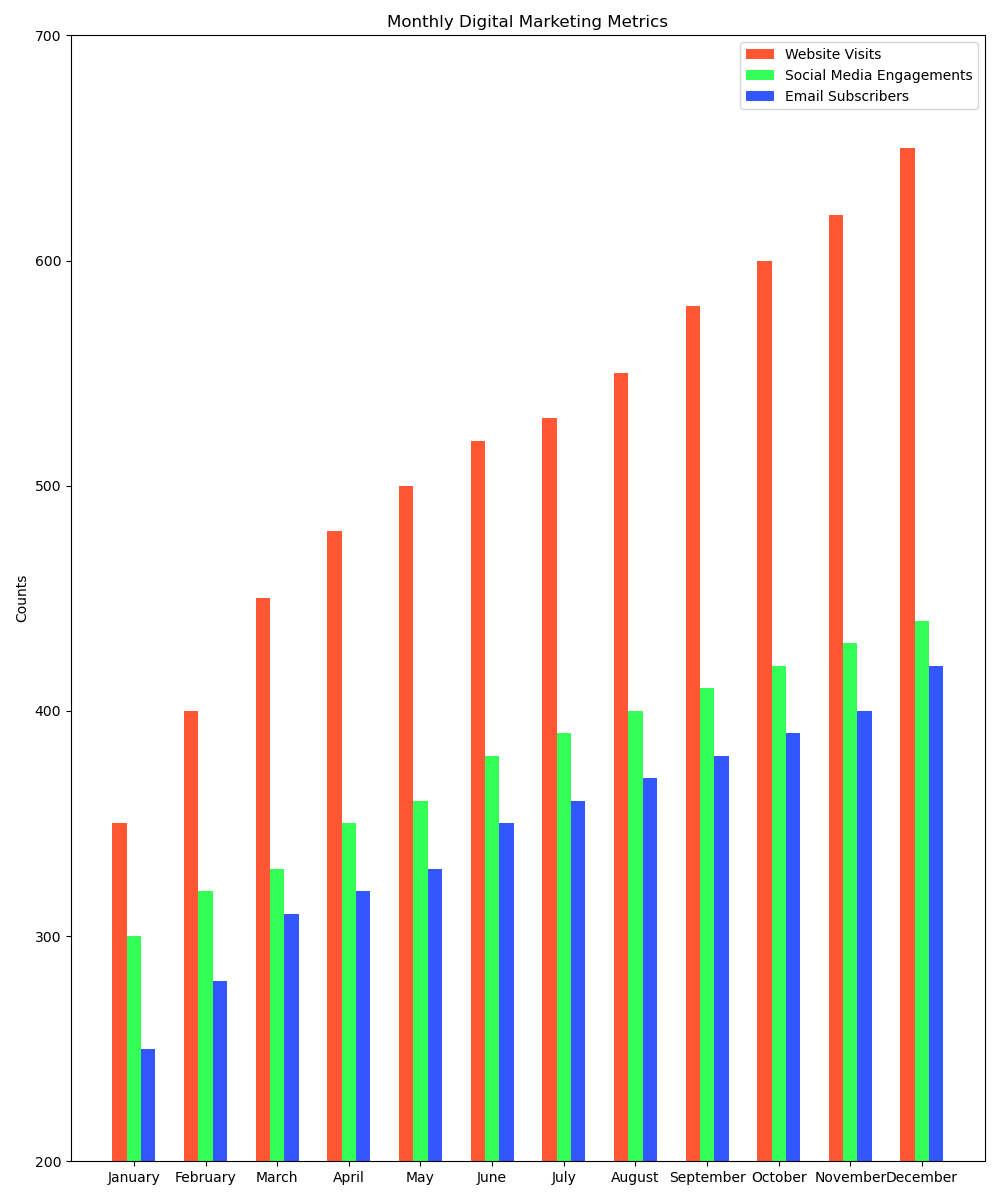

Reproduce this figure in Python.

import matplotlib.pyplot as plt

# Data for plotting
months = ['January', 'February', 'March', 'April', 'May', 'June',
          'July', 'August', 'September', 'October', 'November', 'December']
website_visits = [350, 400, 450, 480, 500, 520, 530, 550, 580, 600, 620, 650]
social_media_engagements = [300, 320, 330, 350, 360, 380, 390, 400, 410, 420, 430, 440]
email_subscribers = [250, 280, 310, 320, 330, 350, 360, 370, 380, 390, 400, 420]

# Plot setup
fig, ax = plt.subplots(figsize=(10, 12))

# Create bar chart
bar_width = 0.2
bar_locations_a = range(len(website_visits))
bar_locations_b = [x + bar_width for x in bar_locations_a]
bar_locations_c = [x + bar_width for x in bar_locations_b]

bars1 = ax.bar(bar_locations_a, website_visits, bar_width, label='Website Visits', color='#FF5733')
bars2 = ax.bar(bar_locations_b, social_media_engagements, bar_width, label='Social Media Engagements', color='#33FF57')
bars3 = ax.bar(bar_locations_c, email_subscribers, bar_width, label='Email Subscribers', color='#3357FF')

# Set the position of the x ticks
ax.set_xticks([r + bar_width for r in range(len(website_visits))])
ax.set_xticklabels(months)

# Adding labels and title
plt.ylabel('Counts')
plt.title('Monthly Digital Marketing Metrics')
ax.legend()

# Set y-axis limits to truncate the chart
ax.set_ylim(200, 700)

# Display the plot
plt.tight_layout()
plt.show()
